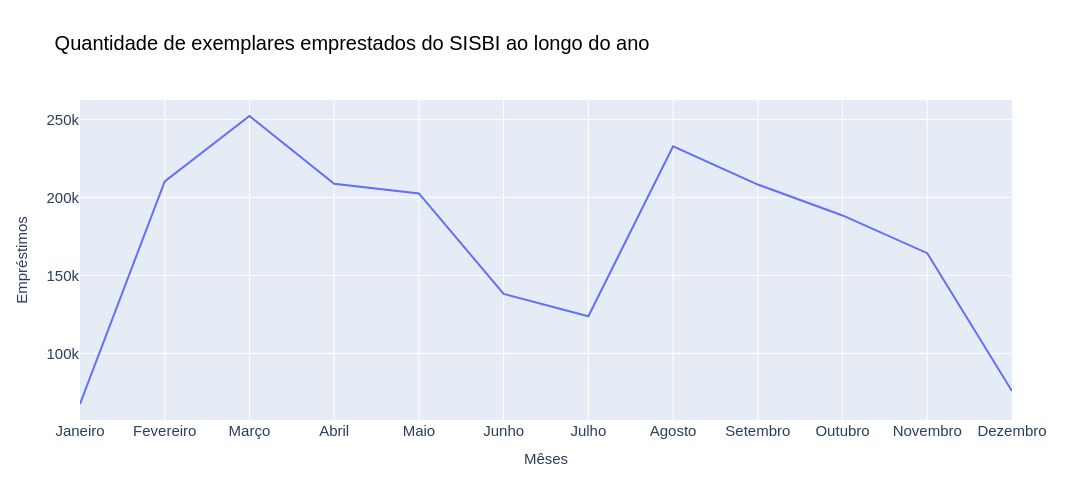

Notebook code for this chart:
### Code cell
fig.show()
ajusta_layout_grafico(fig)

### Figure 1 — Plotly figure (JSON) as saved in the notebook; plotly's stock layout.template omitted (floating-point values rounded to 4 significant figures)
{"data": [{"hovertemplate": "Mêses=%{x}<br>Empréstimos=%{y}<extra></extra>", "legendgroup": "", "line": {"color": "#636efa", "dash": "solid"}, "marker": {"symbol": "circle"}, "mode": "lines", "name": "", "orientation": "v", "showlegend": false, "type": "scatter", "x": ["Janeiro", "Fevereiro", "Março", "Abril", "Maio", "Junho", "Julho", "Agosto", "Setembro", "Outubro", "Novembro", "Dezembro"], "xaxis": "x", "y": [67514, 210200, 252185, 208725, 202530, 138123, 123790, 232793, 208234, 188410, 164222, 75796], "yaxis": "y"}], "layout": {"height": 500, "legend": {"tracegroupgap": 0}, "title": {"font": {"color": "black", "family": "Arial", "size": 20}, "text": "Quantidade de exemplares emprestados do SISBI ao longo do ano"}, "width": 1200, "xaxis": {"anchor": "y", "domain": [0, 1], "side": "bottom", "tickfont": {"family": "Arial", "size": 15}, "title": {"font": {"family": "Arial", "size": 15}, "text": "Mêses"}}, "yaxis": {"anchor": "x", "domain": [0, 1], "tickfont": {"family": "Arial", "size": 15}, "title": {"font": {"family": "Arial", "size": 15}, "text": "Empréstimos"}}}}
